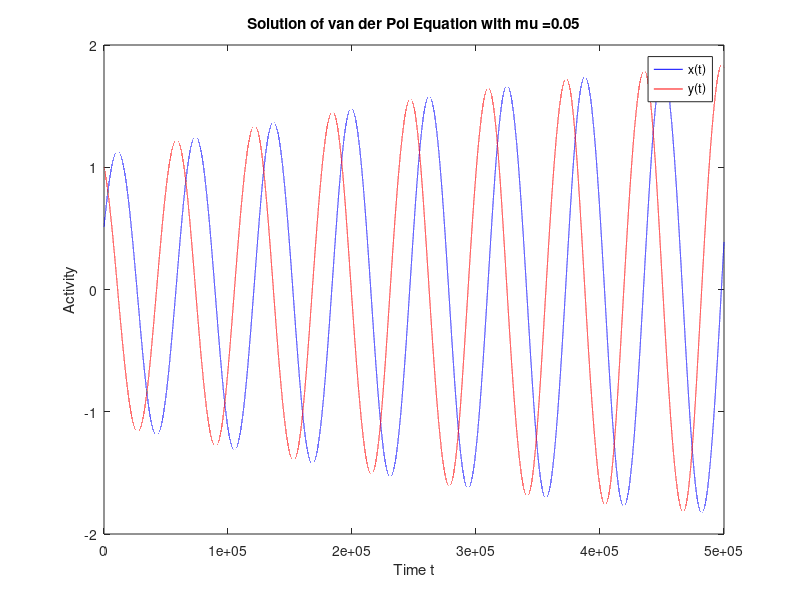
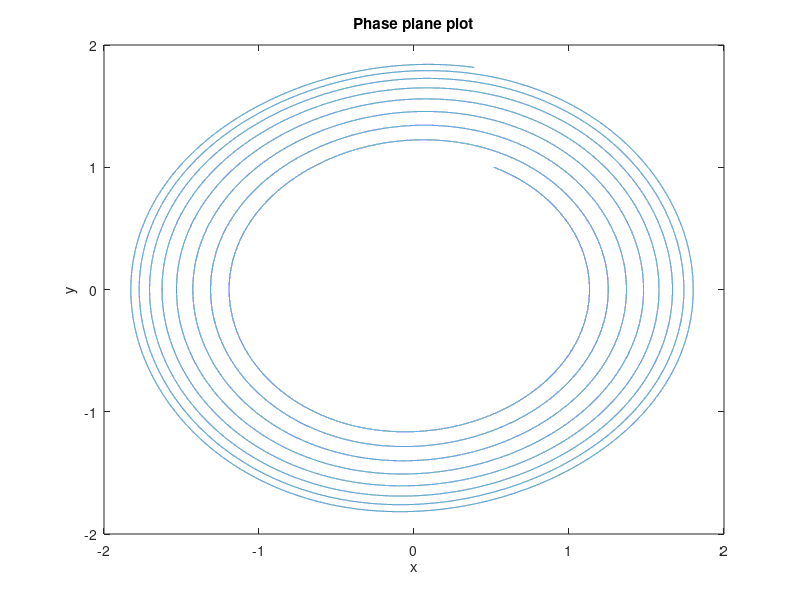

Source code (MATLAB) for these figures, in order:
% This is simulation code for Van Der Pol Oscilltor written as part of
% BT6270 - Computational Neuroscience Course.
% 
% The parameter mu here controls the dynamics of the oscillator. Any
% positive value of mu exhibits limit cycle oscillation.

% Equations: 
% Vander Pol Equation : dx^2/dt^2 + mu(x^2-1)dx/dt + x =0
% dx/dt=y; dy/dt=mu*(1-x^2)*y - x;


clear all; 
close all; 
clc;

niter = 500000;

x  = rand(1,1);%2;%0.1*rand - 0.5; % Initial Condition for x
dx =  0;

y  = 1 ;% 0;%0.1*rand - 0.5; % Initial Condition for y 
dy = 0;
dt=0.0001;

mu=0.05;  % For any positive values of mu the vander pol osc exhibit limit cycle oscillation.

% Solving the differential equations for dx/dt and dy/dt

    for iter = 1:niter
        dx = dt*(y);
        dy = dt*(-x+mu*(1-x^2)*y);
        x  = dx+ x;
        y=y+dy;
        xarr(iter)=x;
        yarr(iter)=y;
    end


% Plotting

% x(t) & y(t)

figure(1)
plotname = sprintf('Solution of van der Pol Equation with mu =%d', mu);
plot(1:niter, xarr,'b',1:niter, yarr,'r');
xlabel('Time t');
ylabel('Activity');
legend('x(t)','y(t)')
title(plotname)

% Plase Plane Plot
figure(2)
plot(xarr,yarr)
title('Phase plane plot')
xlabel('x');
ylabel('y');

